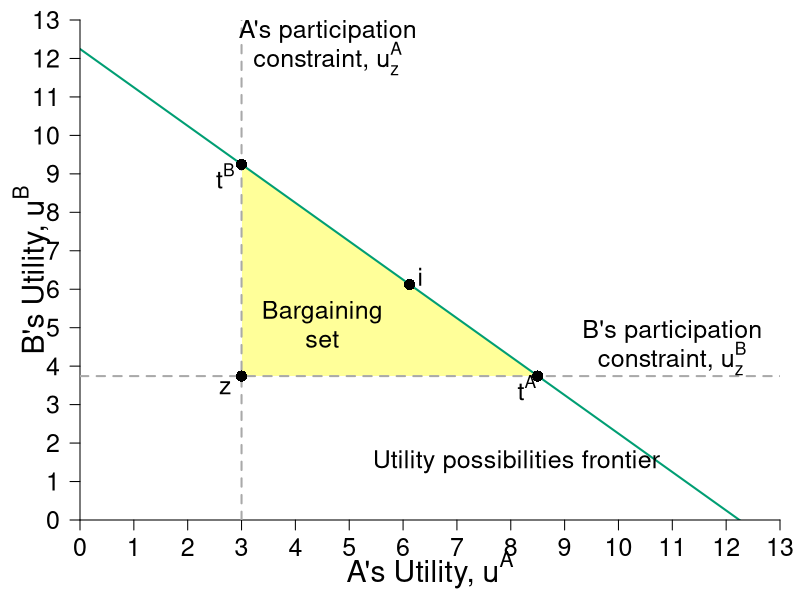

Recreate this plot in R.
require(ggplot2)
require(shape)
require(plotrix)
#pdf(file = "property_tioli_upfSTEP1.pdf", width = 9, height = 7)
#pdf(file = "property_tioli_upfSTEP2.pdf", width = 9, height = 7)
#pdf(file = "property_tioli_upfSTEP3.pdf", width = 9, height = 7)
pdf(file = "property/property_tioli_upf.pdf", width = 9, height = 7)

#Set parameters for graphics
namesize <- 1.3
pointsize <- 1.8
axislabelsize <- 1.8
labelsize <- 1.5
namesize <- 1.8
annotatesize <- 1.5
graphlinewidth <- 2
segmentlinewidth <- 1.5



#Colors
COL <- c("#7fc97f", "#beaed4", "#fdc086", "#ffff99", "#386cb0", "#f0027f", "#bf5b17", "#666666")
COLA <- c("#99d8c9","#66c2a4","#41ae76", "#238b45", "#005824")
COLB <- c("#4eb3d3", "#2b8cbe", "#0868ac","#084081")
grays <- gray.colors(25, start = 1, end = 0)
CBCols <- c("#009E73","#0072B2","#E69F00","#CC79A7", "#F0E442")

upf <- function(ub) {
  12.24745 - ub
}


uA <- function(xA, yA, alpha = 1/2){
  ((xA)^alpha)*((yA)^(1 - alpha))
}


#Notes
#ua = (xa^0.5)*(ya^0.5)
#ub = ((10-xa)^05)*((15-ya)^0.5)

#ua = (10^0.5)*(15^0.5) = 12.24745
#ua_e = u(8,2) = (8^0.5)*(2^0.5) = 4

#Point g
# => x^A = 4/((3/2)^0.5) = 3.27 => x^B = 6.73
# => y^A = 3/2(x^A) = 4.9 => y^B = 10.1
#ua_g(4.9^0.5)*(3.27^0.5) = 4.002874
#ub_g(6.73^0.5)*(10.1^0.5) = 8.244574
#W = (4.002874^0.5)*(8.244574^0.5) = 5.744736

#COL <- c("#7fc97f", "#beaed4", "#fdc086", "#ffff99")
par(mar =  c(4, 4, 1, 1))
xlims <- c(0, 13)
ylims <- c(0, 13)


plot(0, 0, xlim = xlims, ylim = ylims, type = "n",
     xlab = "",
     ylab = "",
     xaxt = "n", 
     yaxt = "n", 
     cex.lab = axislabelsize, 
     bty = "n",
     xaxs="i", 
     yaxs="i")

npts <- 500 
npts2 <- 501
#Specify the sequences of points for graphing. 
xx1 <- seq(xlims[1], xlims[2], length.out = npts)
xx2 <- seq(xlims[1], xlims[2], length.out = npts)
xx3 <- seq(xlims[1], xlims[2], length.out = npts2)

text(0.5*xlims[2], -1.3, expression(paste("A's Utility, ", u^A)), xpd = TRUE, cex = axislabelsize) 
text(-0.9, 0.5*ylims[2], expression(paste("B's Utility, ", u^B)), xpd = TRUE, cex = axislabelsize, srt = 90) 


#polygons
#I need something like xx1 with npts for 
xpoly1 <- c(uA(9,1), 8.5, uA(9,1), uA(9,1))
ypoly1 <- c(uA(1,14), uA(1,14), upf(uA(9,1)), uA(1,14))
polygon(x = xpoly1, y = ypoly1, col=COL[4], density=NULL, border = NA)

#xpoly2 = c(0, 0, 12.24745, xlims[2], xlims[2], 0)
#ypoly2 = c(ylims[2], 12.24745, 0, 0, ylims[2], ylims[2])
#polygon(x = xpoly2, y = ypoly2, col=COL[4], density=NULL, border = NA)



#Draw the lines for the graphs
lines(xx1, upf(xx1), col = CBCols[1], lwd = graphlinewidth)

#Customize ticks and labels for the plot
ticksy <- seq(from = ylims[1], to = ylims[2], by = 1)
ylabels <- seq(from = ylims[1], to = ylims[2], by = 1)
ticksx <- seq(from =  xlims[1], to = xlims[2], by = 1)
xlabels <- seq(from = xlims[1], to = xlims[2], by = 1)
axis(1, at = ticksx, pos = 0, labels = xlabels, cex.axis = labelsize)
axis(2, at = ticksy, pos = 0, labels = ylabels, las = 1, cex.axis = labelsize)

#Annotation of the  graphs
#UPF
text(8.1, 1.5, expression(paste("Utility possibilities frontier")), 
     cex = annotatesize)
# text(8.1, 1, expression(paste(u^B == bar(W) - u^A)), 
#      cex = annotatesize)

#SWF
#text(11.5, 4.5, expression(paste("Social Planner's")))
#text(11.5, 4, expression(paste("Iso-welfare Curves")))

#Annotate Point f
#u^A = (5.84^0.5)*(8.77^0.5) = 7.16
#u^B = (4.16^0.5)*(6.23^0.5) = 5.09
#W = (7.16^0.5)*(5.09^0.5) = 6.03692

#points(5.09, 7.15, pch = 16, col = "black", cex = 1.5)
#text(5.3, 7.3, expression(f))


#Annotate Point i
#(5^0.5)*(7.5^0.5) = 6.123724
#W = (6.123724^0.5)(6.123724^0.5) = 6.123724
#points(6.123724, 6.123724, pch = 16, col = "black", cex = 1.5)
#text(6.3, 6.3, expression(i))

#Annotate point g
#ua_g(4.9^0.5)*(3.27^0.5) = 4.002874
#ub_g(6.73^0.5)*(10.1^0.5) = 8.244574
#W = (4.002874^0.5)*(8.244574^0.5) = 5.744736
#points(8.24, 4, pch = 16, col = "black", cex = 1.5)
#text(8.4, 4.2, expression(g))

#Annotate point e.
#ua_e = (8^0.5)*(2^0.5) = 4
#ub_e = (2^0.5)*(13.1^0.5) = 5.118594
#W = (4^0.5)*(5.118594^0.5) = 4.524862
segments(0,  uA(1,14), xlims[2], uA(1,14), lty = 2, col = "darkgray", lwd = 2)
segments(uA(9,1), 0, uA(9,1), ylims[2], 13, lty = 2, col = "darkgray", lwd = 2)

#Annotate e
points(uA(9,1),  uA(1,14), pch = 16, col = "black", cex = 1.5)
text(uA(9,1)-0.3,  uA(1,14)-0.3, expression(z), cex = annotatesize)

#Annotate f
points(8.5, uA(1,14), pch = 16, col = "black", cex = 1.5)
text(8.5 - 0.2, uA(1,14) - 0.3, expression(t^A), cex = annotatesize)

#Annotate g
points(uA(9,1, alpha = 1/2), upf(uA(9,1)), pch = 16, col = "black", cex = 1.5)
text(uA(9,1, alpha = 1/2)-0.3, upf(uA(9,1))-0.3, expression(t^B), cex = annotatesize)

#Annotate m
#points(4.389995,  5.703502, pch = 16, col = "black", cex = 1.5)
#text(4.6, 5.9, expression(m))

#Label economic rents
#Arrows(6.68, 5.12, 6.68, 7.3, col = "black", lty = 1, lwd = 2, arr.type = "triangle")
text(4.5, 5.4, expression(paste("Bargaining")), 
     cex = annotatesize)
text(4.5, 4.7, expression(paste("set")), 
     cex = annotatesize)


#Point h
#points(4, 10, pch = 16, col = "black", cex = 1.5)
#u^A_h(6, 5) = (6^0.5)*(5^0.5) = 5.477226
#u^A_h(4, 10) = (4^0.5)*(10^0.5) = 6.324555
#points(6.12, 4, pch = 16, col = "black", cex = 1.5)
#text(5.92, 3.8, expression(h))

#Annotate Point i
#(5^0.5)*(7.5^0.5) = 6.123724
#W = (6.123724^0.5)(6.123724^0.5) = 6.123724
points(6.123724, 6.123724, pch = 16, col = "black", cex = 1.5)
text(6.123724 + 0.2, 6.123724 + 0.2, expression(i), cex = annotatesize)

#Label Participation Constraints
#Aisha's
text(11, 4.9, expression(paste("B's participation")), cex = annotatesize)
text(11, 4.2, expression(paste("constraint, ", u[z]^B)), cex = annotatesize)

#Betty's
text(4.6, 12.7, expression(paste("A's participation")), cex = annotatesize)
text(4.6, 12, expression(paste("constraint, ", u[z]^A)), cex = annotatesize)

#Arrows showing Social Planner's choices
#Arrows(5.2, 4.2, 5.9, 4.2, col = "black", lty = 1, lwd = 2, arr.type = "triangle", arr.lwd = arrowwidth)
#Arrows(6.12, 4.2, 6.12, 5.7, col = "black", lty = 1, lwd = 2, arr.type = "triangle", arr.lwd = arrowwidth)

dev.off()
